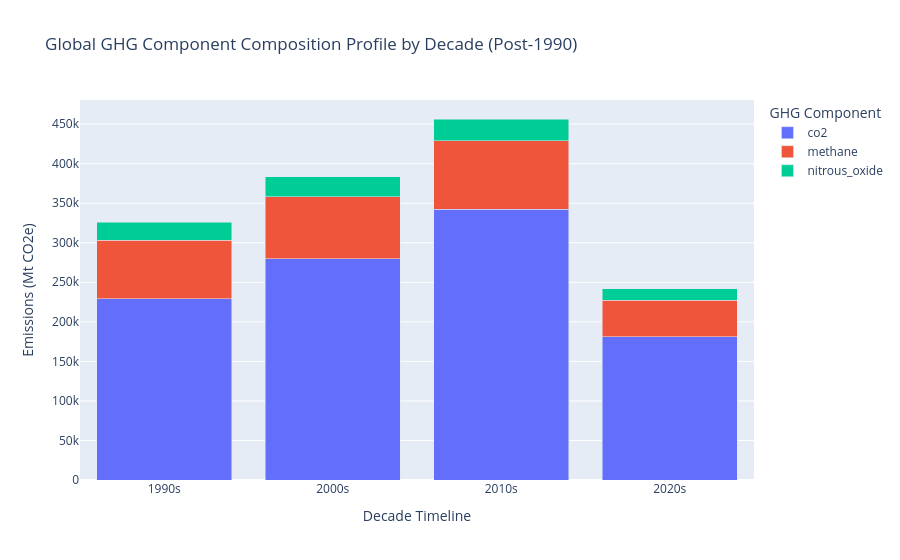

Source (notebook cell):
### Code cell
import plotly.express as px

# Create decades feature element
df_filtered['decade'] = (df_filtered['year'] // 10) * 10
df_filtered['decade'] = df_filtered['decade'].astype(str) + "s"

# Melt columns for dynamic stacked grouping
melted_ghg = df_filtered.melt(
    id_vars=['decade'], 
    value_vars=['co2', 'methane', 'nitrous_oxide'],
    var_name='GHG Component', 
    value_name='Emissions (CO2e)'
).dropna()

# Group to fetch chronological sum configurations
decade_summary = melted_ghg.groupby(['decade', 'GHG Component']).sum().reset_index()

# Generate the Stacked Bar Plot
fig_decade = px.bar(
    decade_summary, 
    x='decade', 
    y='Emissions (CO2e)', 
    color='GHG Component',
    title='Global GHG Component Composition Profile by Decade (Post-1990)',
    labels={'decade': 'Decade Horizon Group', 'Emissions (CO2e)': 'Total Megatonnes (Mt)'},
    barmode='stack'
)
fig_decade.update_layout(xaxis_title="Decade Timeline", yaxis_title="Emissions (Mt CO2e)")
fig_decade.show()

### Figure 1 — Plotly figure (JSON) as saved in the notebook; plotly's stock layout.template omitted (floating-point values rounded to 4 significant figures)
{"data": [{"hovertemplate": "GHG Component=co2<br>Decade Horizon Group=%{x}<br>Total Megatonnes (Mt)=%{y}<extra></extra>", "legendgroup": "co2", "marker": {"color": "#636efa", "pattern": {"shape": ""}}, "name": "co2", "orientation": "v", "showlegend": true, "textposition": "auto", "type": "bar", "x": ["1990s", "2000s", "2010s", "2020s"], "xaxis": "x", "y": [229200.0, 279800.0, 342600.0, 181300.0], "yaxis": "y"}, {"hovertemplate": "GHG Component=methane<br>Decade Horizon Group=%{x}<br>Total Megatonnes (Mt)=%{y}<extra></extra>", "legendgroup": "methane", "marker": {"color": "#EF553B", "pattern": {"shape": ""}}, "name": "methane", "orientation": "v", "showlegend": true, "textposition": "auto", "type": "bar", "x": ["1990s", "2000s", "2010s", "2020s"], "xaxis": "x", "y": [73730.0, 78420.0, 86460.0, 46190.0], "yaxis": "y"}, {"hovertemplate": "GHG Component=nitrous_oxide<br>Decade Horizon Group=%{x}<br>Total Megatonnes (Mt)=%{y}<extra></extra>", "legendgroup": "nitrous_oxide", "marker": {"color": "#00cc96", "pattern": {"shape": ""}}, "name": "nitrous_oxide", "orientation": "v", "showlegend": true, "textposition": "auto", "type": "bar", "x": ["1990s", "2000s", "2010s", "2020s"], "xaxis": "x", "y": [23210.0, 24890.0, 27420.0, 14480.0], "yaxis": "y"}], "layout": {"barmode": "stack", "legend": {"title": {"text": "GHG Component"}, "tracegroupgap": 0}, "title": {"text": "Global GHG Component Composition Profile by Decade (Post-1990)"}, "xaxis": {"anchor": "y", "domain": [0, 1], "title": {"text": "Decade Timeline"}}, "yaxis": {"anchor": "x", "domain": [0, 1], "title": {"text": "Emissions (Mt CO2e)"}}}}
